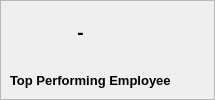
       <widget class="QFrame" name="frm_home_employee">
        <property name="geometry">
         <rect>
          <x>10</x>
          <y>410</y>
          <width>215</width>
          <height>100</height>
         </rect>
        </property>
        <property name="minimumSize">
         <size>
          <width>215</width>
          <height>100</height>
         </size>
        </property>
        <property name="maximumSize">
         <size>
          <width>215</width>
          <height>100</height>
         </size>
        </property>
        <property name="frameShape">
         <enum>QFrame::StyledPanel</enum>
        </property>
        <property name="frameShadow">
         <enum>QFrame::Raised</enum>
        </property>
        <widget class="QLabel" name="lbl_home_employee_info">
         <property name="geometry">
          <rect>
           <x>10</x>
           <y>10</y>
           <width>141</width>
           <height>45</height>
          </rect>
         </property>
         <property name="font">
          <font>
           <pointsize>14</pointsize>
           <weight>75</weight>
           <bold>true</bold>
          </font>
         </property>
         <property name="text">
          <string>-</string>
         </property>
         <property name="alignment">
          <set>Qt::AlignCenter</set>
         </property>
        </widget>
        <widget class="QLabel" name="lbl_home_employee_icon">
         <property name="geometry">
          <rect>
           <x>144</x>
           <y>10</y>
           <width>65</width>
           <height>45</height>
          </rect>
         </property>
         <property name="minimumSize">
          <size>
           <width>65</width>
           <height>45</height>
          </size>
         </property>
         <property name="maximumSize">
          <size>
           <width>65</width>
           <height>45</height>
          </size>
         </property>
         <property name="text">
          <string/>
         </property>
         <property name="pixmap">
          <pixmap resource="Icons/bookstore.qrc">:/Icons/user.svg</pixmap>
         </property>
         <property name="scaledContents">
          <bool>false</bool>
         </property>
         <property name="alignment">
          <set>Qt::AlignCenter</set>
         </property>
        </widget>
        <widget class="QLabel" name="lbl_home_employee_title">
         <property name="geometry">
          <rect>
           <x>10</x>
           <y>70</y>
           <width>195</width>
           <height>20</height>
          </rect>
         </property>
         <property name="font">
          <font>
           <pointsize>10</pointsize>
           <weight>75</weight>
           <bold>true</bold>
          </font>
         </property>
         <property name="text">
          <string>Top Performing Employee</string>
         </property>
         <property name="alignment">
          <set>Qt::AlignLeading|Qt::AlignLeft|Qt::AlignVCenter</set>
         </property>
         <property name="wordWrap">
          <bool>false</bool>
         </property>
        </widget>
       </widget>
